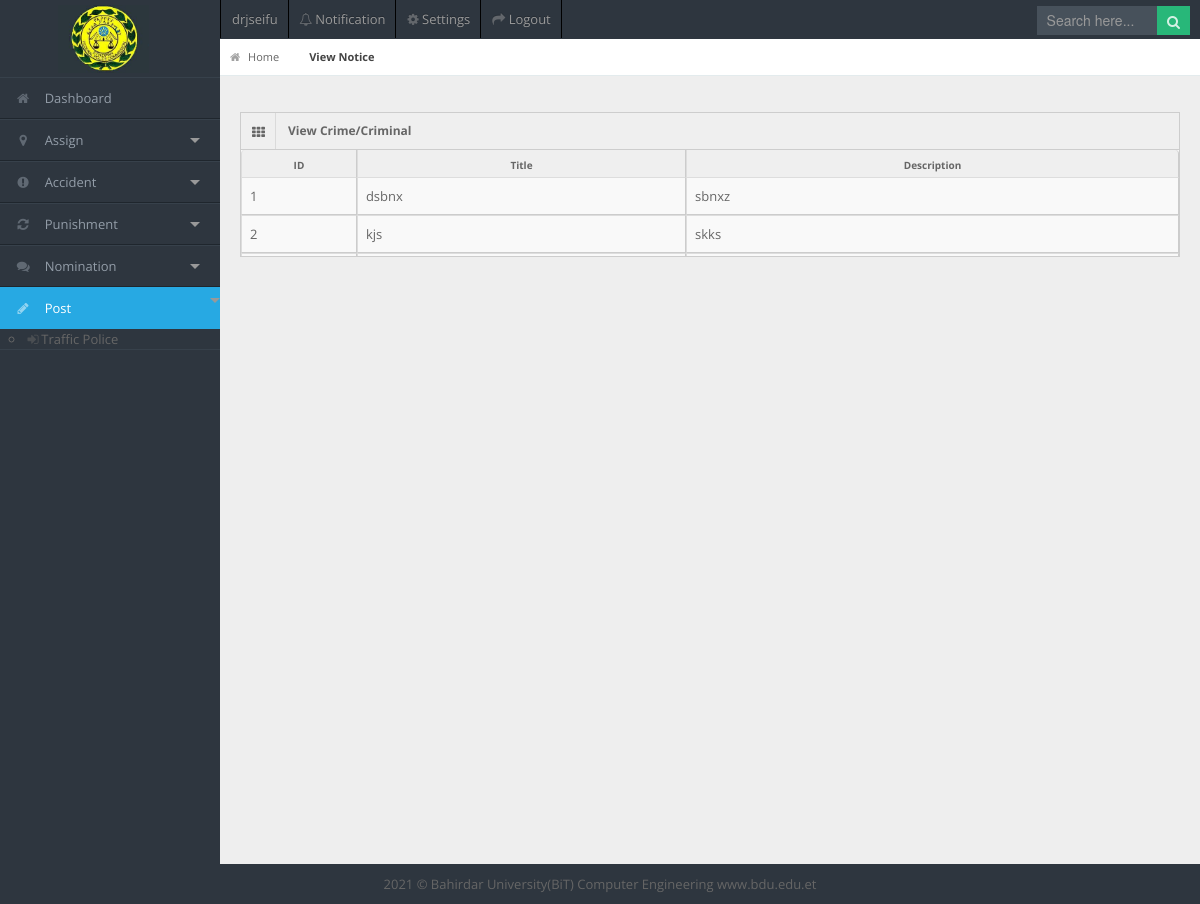
/TPO_v_notice.php (signed in), run on the app's committed database.
### tables this page shows
CREATE TABLE IF NOT EXISTS `notice` (
  `id` int(15) NOT NULL AUTO_INCREMENT,
  `notice` varchar(2000) NOT NULL,
  `datetime` datetime NOT NULL DEFAULT CURRENT_TIMESTAMP,
  `description` varchar(2000) DEFAULT NULL,
  PRIMARY KEY (`id`)
);

### TPO_v_notice.php (the view, shortened to what this page needs)
<?php
  if($_SESSION['uname']){
  $user_id=$_SESSION['user_id'] ;
  }
  else{
    header("location: login.php");
  }
include 'Connection.php';
  ?>
<!DOCTYPE html>
<html lang="en">
<head>
<link rel="stylesheet" href="css/bootstrap.min.css" />
<link rel="stylesheet" href="css/bootstrap-responsive.min.css" />
<link rel="stylesheet" href="css/fullcalendar.css" />
<link rel="stylesheet" href="css/matrix-style.css" />
<link rel="stylesheet" href="css/matrix-media.css" />
<link href="font-awesome/css/font-awesome.css" rel="stylesheet" />
<link rel="stylesheet" href="css/jquery.gritter.css" />
</head>
<body>
<div id="header">
  <img src="img/logo.JPG">
</div>
<div id="user-nav" class="navbar navbar-inverse">
  <ul class="nav">
    <li  class="" ><a title="" href="TPO_profile.php"><span class="profile"><?php  echo $_SESSION['uname']; ?></span></a>
    </li>
    <li class=""><a href="TPO_notification.php"><i class="icon icon-bell"></i> <span class="text">Notification</span></a>
    </li>
    <li class=""><a title="" href="TPO_setting.php"><i class="icon icon-cog"></i> <span class="text">Settings</span></a></li>
    <li class=""><a title="" href="logout.php"><i class="icon icon-share-alt"></i> <span class="text">Logout</span></a></li>
  </ul>
</div>
<div id="search">
  <input type="text" placeholder="Search here..."/>
  <button type="submit" class="tip-bottom" title="Search"><i class="icon-search icon-white"></i></button>
</div>
<div id="sidebar"><a href="TPO_index.php" class="visible-phone"><i class="icon icon-home"></i> Dashboard</a>
  <ul>
    <li><a href="TPO_index.php"><i class="icon icon-home"></i> <span>Dashboard</span></a> </li>
    <li class="dropdown"> <a href="#" data-toggle="dropdown" class="dropdown-toggle"><i class="icon icon-map-marker"></i> <span>Assign<b class="caret"></b></span></a>
    </li>
    <li class="dropdown"> <a href="#" data-toggle="dropdown" class="dropdown-toggle"><i class="icon icon-exclamation-sign"></i> <span>Accident<b class="caret"></b></span> </a>
    </li>
    <li class="dropdown"> <a href="#" data-toggle="dropdown" class="dropdown-toggle"><i class="icon icon-refresh"></i> <span>Punishment<b class="caret"></b></span></a>
    </li>
    <li class="dropdown"> <a href="#" data-toggle="dropdown" class="dropdown-toggle"><i class="icon icon-comments"></i> <span>Nomination<b class="caret"></b></span> </a>
    </li>
    <li class="active" class="dropdown"> <a href="#" data-toggle="dropdown" class="dropdown-toggle"><i class="icon icon-pencil"></i> <span>Post<b class="caret"></b></span></a>
    </li>
      <?php
      $query = "SELECT role_id FROM auth_role where user_id='$user_id'";
      $result = mysqli_query($db, $query);
      echo '<ul>';
        while($row = mysqli_fetch_array($result)){
        $r_id=$row['role_id'];
        if ($r_id==1)
        {
      echo '<li><a href="DP_index.php"><i class="icon-signin"></i>Detective Police</a></li>';
        }
        else if ($r_id==4)
        {
      echo '<li><a href="TP_index.php"><i class="icon-signin"></i>Traffic Police</a></li>';
        }
        }
      echo '</ul>';
     ?>
  </ul>
</div>
<div id="content">
  <div id="content-header">
    <div id="breadcrumb"> <a href="DP_index.php" title="Go to Home" class="tip-bottom"><i class="icon-home"></i> Home</a><a href="DP_v_notice.php" class="current" >View Notice</a></div>
  </div>
<div class="container-fluid">
    <div class="row-fluid">
      <div class="span12" >
        <div class="widget-box">
          <div class="widget-title"> <span class="icon"><i class="icon-th"></i></span>
            <h5>View Crime/Criminal</h5>
          </div>
          <div class="widget-content nopadding">
            <table class="table table-bordered data-table">
              <thead>
                <tr>
                  <th>ID</th>
                  <th>Title</th>
                  <th>Description</th>
                </tr>
              </thead>
              <tbody>
                <tr class="gradeX">
              <?php
              $query = "SELECT * FROM notice ORDER BY id ASC";
              $result = mysqli_query($db, $query);
              while($row = mysqli_fetch_array($result))
              {
              ?>
                  <td><?php echo $row['id']?></td>
                  <td><?php echo $row['notice'] ?></td>
                  <td><?php echo $row['description'] ?></td>
                </tr>
              <?php } ?>
              </tbody>
            </table>
          </div>
        </div>
      </div>
    </div>
  </div>
</div>
<div class="row-fluid">
  <div id="footer" class="span12"> 2021 &copy; Bahirdar University(BiT) Computer Engineering <a href="http://www.bdu.edu.et">www.bdu.edu.et</a> </div>
</div>
</body>
</html>

### css/matrix-style.css (style rules this page uses)
* { outline:none !important; -moz-outline: none !important; }
html, body { height:100% }
body { overflow-x: hidden; margin-top: -10px; font-family: 'Open Sans', sans-serif; font-size:13px; color:#666; }
a { color:#666; }
select, textarea, input[type="text"], input[type="password"], input[type="datetime"], input[type="datetime-local"], input[type="date"], input[type="month"], input[type="time"], input[type="week"], input[type="number"], input[type="email"], input[type="url"], input[type="search"], input[type="tel"], input[type="color"], .uneditable-input, .label, .dropdown-menu, .btn, .well, .progress, .table-bordered, .btn-group > .btn:first-child, .btn-group > .btn:last-child, .btn-group > .btn:last-child, .btn-group > .dropdown-toggle, .alert { border-radius:0px; }
.btn, textarea, input[type="text"], input[type="password"], input[type="datetime"], input[type="datetime-local"], input[type="date"], input[type="month"], input[type="time"], input[type="week"], input[type="number"], input[type="email"], input[type="url"], input[type="search"], input[type="tel"], input[type="color"], .uneditable-input { box-shadow:none; }
#footer { padding:10px; text-align:center; }
#header { height: 77px; position: relative; width: 20%; z-index: -9; }
#search { position: absolute; z-index: 25; top: 6px; right:10px; }
#search input[type=text] { padding: 4px 10px 5px; border: 0; width: 100px; }
#search button { border: 0; margin-left:-3px; margin-top: -11px; padding: 5px 10px 4px; }
#search button i { opacity: 0.8; color:#fff; }
#user-nav { position: absolute; left: 220px; top:0px; z-index: 20; margin: 0; }
#user-nav > ul { margin: 0; padding: 0; list-style: none; border-right: 1px solid #2e363f;border-left: 1px solid #000; }
#user-nav > ul > li { float: left; list-style-type: none; margin: 0; position: relative; padding: 0; border-left: 1px solid #2e363f; border-right: 1px solid #000; }
#user-nav > ul > li > a { padding:9px 10px; display: block; font-size: 13px; }
#user-nav > ul > li > a > i, #sidebar li a i { opacity: .5; margin-top: 2px; }
#sidebar { display: block; float: left; position: relative; width: 220px; z-index: 16; }
#sidebar > ul { list-style: none; margin: 0px 0 0; padding: 0; position: absolute; width: 220px; }
#sidebar > ul > li { display: block; position: relative; }
#sidebar > ul > li > a { padding: 10px 0 10px 15px; display: block; color: #939da8; }
#sidebar > ul > li > a > i { margin-right: 10px; }
#sidebar > ul > li.active > a { background: url("../img/menu-active.png") no-repeat scroll right center transparent !important; text-decoration:none; }
#content { background: none repeat scroll 0 0 #eeeeee; margin-left: 220px; margin-right: 0; padding-bottom: 25px; position: relative; min-height:100%; width: auto; }
#content-header { position: abslute; width: 100%; margin-top: -38px; z-index: 20; }
.container-fluid .row-fluid:first-child { margin-top: 20px; }
#breadcrumb { background-color: #fff; border-bottom: 1px solid #e3ebed; }
#breadcrumb a { padding: 8px 20px 8px 10px; display: inline-block; background-image: url('../img/breadcrumb.png'); background-position: center right; background-repeat: no-repeat; font-size: 11px; color: #666666; }
#breadcrumb a:last-child { background-image:none; }
#breadcrumb a.current { font-weight: bold; color: #444444; }
#breadcrumb a i { margin-right: 5px; opacity: .6; }
.stat-boxes .peity_bar_good, .stat-boxes .peity_line_good, { color: #459D1C; }
.widget-box { background: none repeat scroll 0 0 #F9F9F9; border-left: 1px solid #CDCDCD; border-top: 1px solid #CDCDCD; border-right: 1px solid #CDCDCD; clear: both; margin-top: 16px; margin-bottom: 16px; position: relative; }
.widget-title, .modal-header, .table th, div.dataTables_wrapper .ui-widget-header { background:#efefef; border-bottom: 1px solid #CDCDCD; height: 36px; }
.widget-title span.icon { padding: 9px 10px 7px 11px; float: left; border-right:1px solid #dadada; }
.widget-title h5 { color: #666; float: left; font-size: 12px; font-weight: bold; padding: 12px; line-height: 12px; margin: 0; }
.widget-content { padding:15px; border-bottom: 1px solid #cdcdcd; }
.table th { height: auto; font-size: 10px; padding: 5px 10px 2px; border-bottom: 0; text-align: center; color: #666666; }
.nopadding { padding: 0 !important; }
.nopadding .table { margin-bottom: 0; }
.nopadding .table-bordered { border: 0; }

### data on the page
notice: id "1", notice "dsbnx", description "sbnxz"
notice: id "2", notice "kjs", description "skks"

### other printed values
$_SESSION['uname'] "drjseifu"
